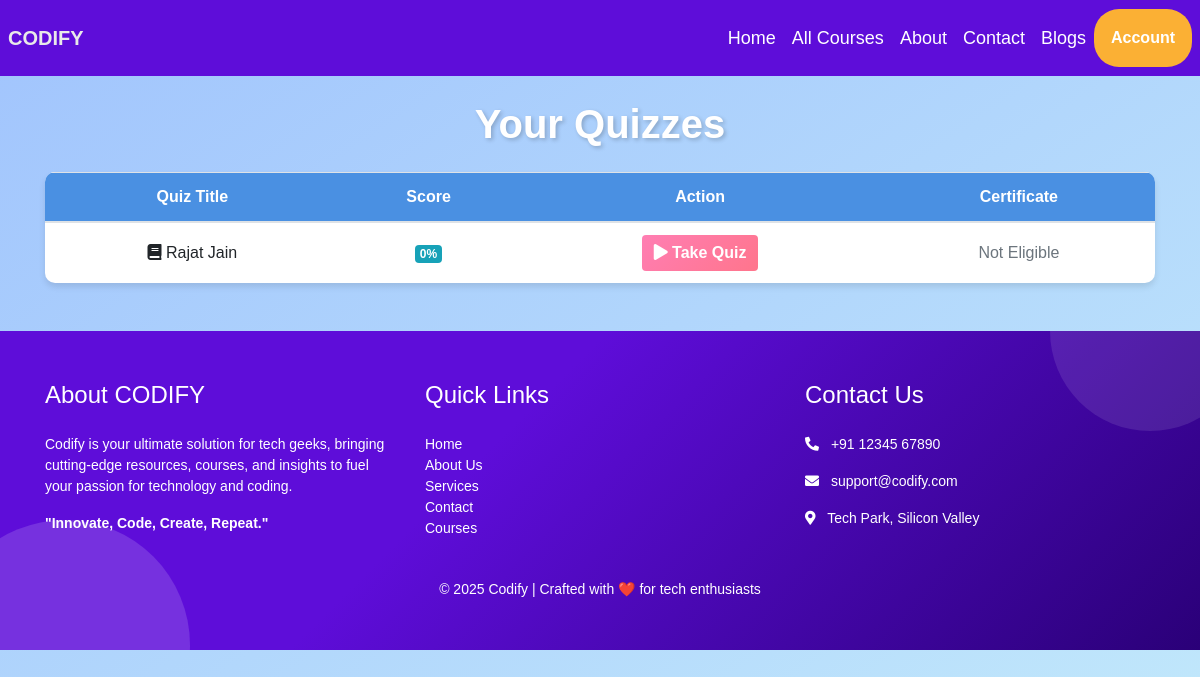
The app's page /user/quizzes, older data.
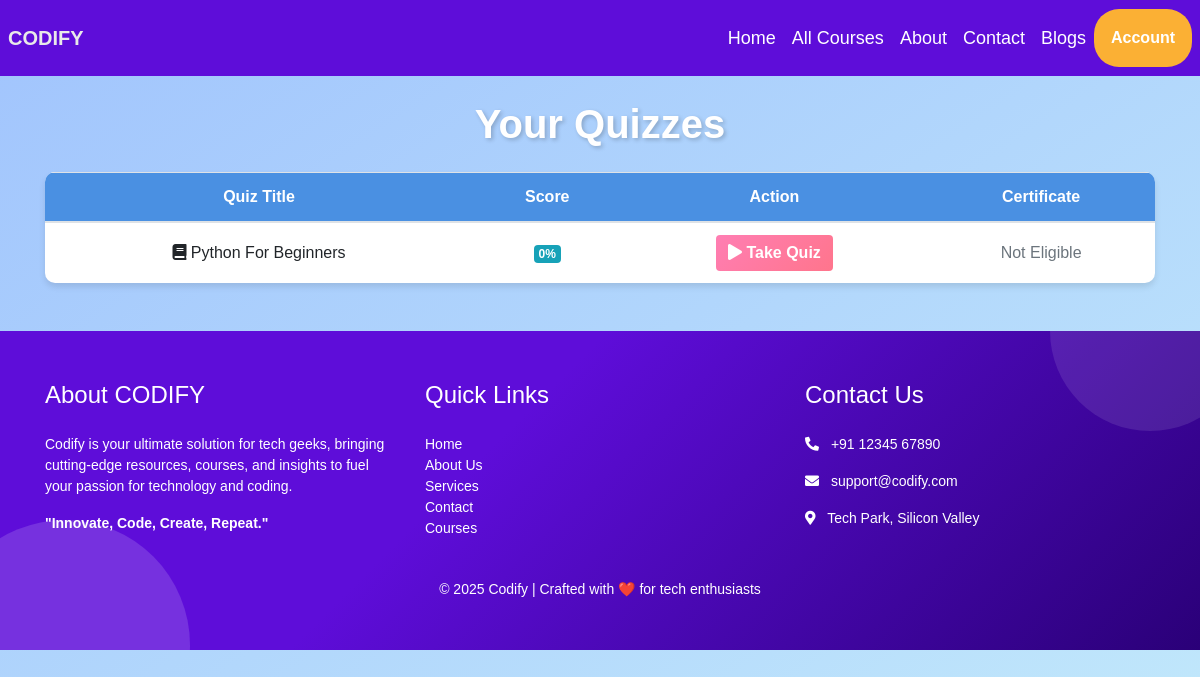
The same page, newer data.
### models.py (models this page shows)
class Quiz(Base):
    __tablename__ = 'quizzes'
    id = Column(Integer, primary_key=True)
    title = Column(String(100), nullable=False)
    created_at = Column(DateTime, server_default=func.now())
    course_id = Column(Integer, ForeignKey('courses.id', ondelete='CASCADE'), nullable=False)
    course = relationship('Course', back_populates='quizzes')
    questions = relationship('Question', back_populates='quiz', cascade="all, delete-orphan")
    user_progress = relationship('UserProgress', back_populates='quiz', cascade="all, delete-orphan")

### app.py (the view)
@app.route('/user/quizzes')
def user_quizzes():
    session_id = session.get('id')  # Get the current user's ID from the session
    username=session.get('username')
    quizzes = db_session.query(Quiz).all()  # Fetch all quizzes
    quizzes_with_progress = []
    for quiz in quizzes:
        progress = 0
        score = 0
        total_questions = len(quiz.questions)
        user_progress = db_session.query(UserProgress).filter_by(
            user_id=session_id, quiz_id=quiz.id
        ).first()
        if user_progress:
            score = user_progress.quiz_score
            progress = (user_progress.questions_answered / total_questions) * 100
        quizzes_with_progress.append({
            'id': quiz.id,
            'title': quiz.title,
            'score': score,
            'progress': progress
        })
    return render_template('user_quizzes.html', quizzes=quizzes_with_progress,username=username)

### templates/User_quizzes.html (shortened to what this page needs)
<!DOCTYPE html>
<html lang="en">
<head>
    <link rel="stylesheet" href="https://stackpath.bootstrapcdn.com/bootstrap/4.5.2/css/bootstrap.min.css">
    <link rel="stylesheet" href="https://cdnjs.cloudflare.com/ajax/libs/font-awesome/5.15.4/css/all.min.css">
</head>
<body>
    {% include 'nav.html' %}
    <div class="container">
        <h1 class="my-4">Your Quizzes</h1>
        <table class="table table-hover">
            <thead>
                <tr>
                    <th scope="col">Quiz Title</th>
                    <th scope="col">Score</th>
                    <th scope="col">Action</th>
                    <th scope="col">Certificate</th>
                </tr>
            </thead>
            <tbody>
                {% for quiz in quizzes %}
                <tr>
                    <td>
                        <i class="fas fa-book"></i> {{ quiz.title }}
                    </td>
                    <td>
                        <span class="badge badge-info">{{ quiz.score }}%</span>
                    </td>
                    <td>
                        <a href="{{ url_for('submit_quiz', quiz_id=quiz.id) }}" class="btn btn-primary">
                            <i class="fas fa-play"></i> Take Quiz
                        </a>
                    </td>
                    <td>
                        {% if quiz.score >= 70 %}
                        <a href="{{ url_for('certificate', quiz_id=quiz.id) }}" class="btn btn-success">
                            <i class="fas fa-certificate"></i> Generate Certificate
                        </a>
                        {% else %}
                        <span class="text-muted">Not Eligible</span>
                        {% endif %}
                    </td>
                </tr>
                {% endfor %}
            </tbody>
        </table>
    </div>
    {% include 'footer.html' %}
</body>
</html>

Row changes from the older to the newer data that the page shows:
removed Quiz: title "Rajat Jain", score "0"
added Quiz: title "Python For Beginners", score "0"
